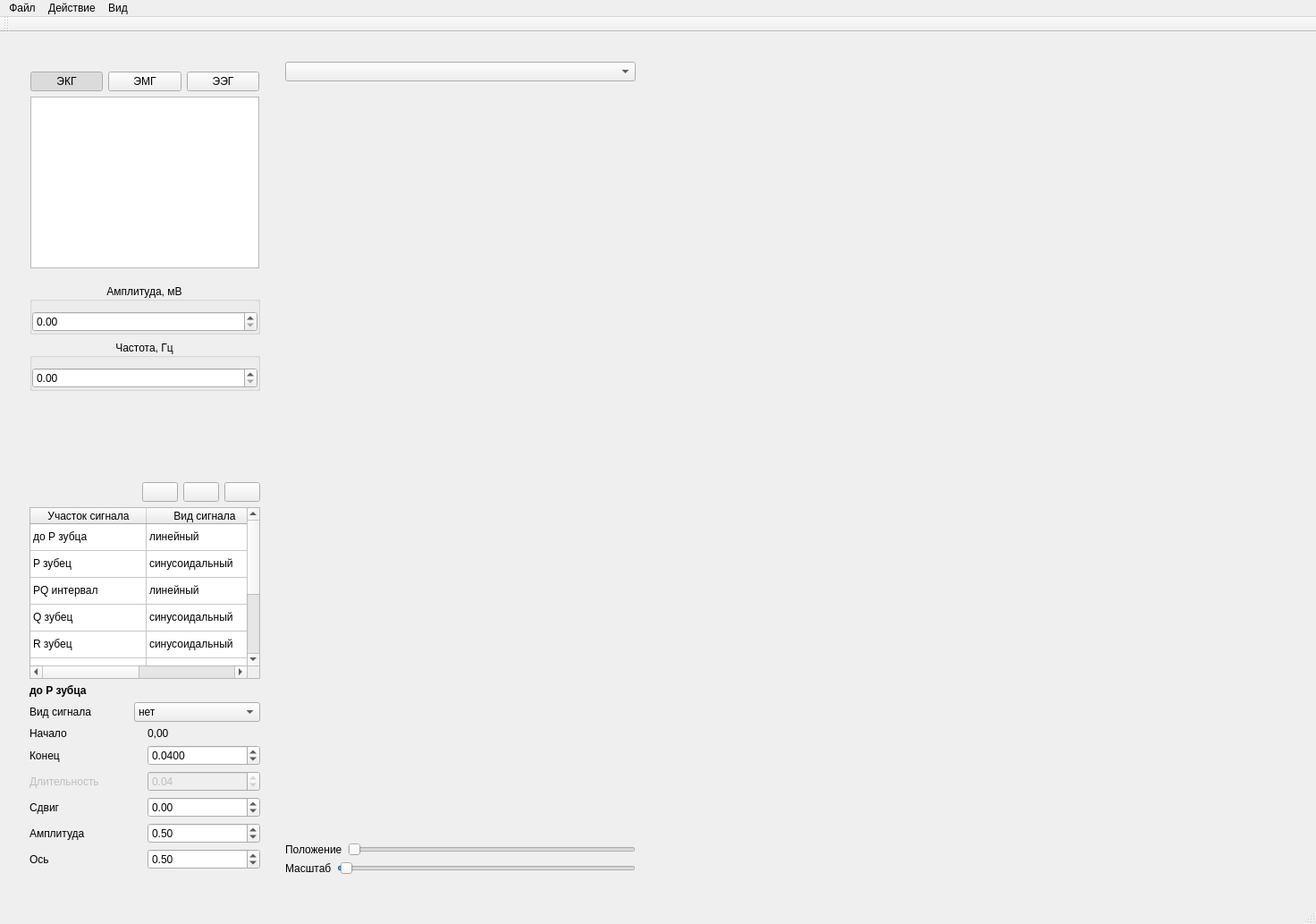
<?xml version="1.0" encoding="UTF-8"?>
<ui version="4.0">
 <class>Simulator</class>
 <widget class="QMainWindow" name="Simulator">
  <property name="geometry">
   <rect>
    <x>0</x>
    <y>0</y>
    <width>1472</width>
    <height>1033</height>
   </rect>
  </property>
  <property name="sizePolicy">
   <sizepolicy hsizetype="MinimumExpanding" vsizetype="MinimumExpanding">
    <horstretch>0</horstretch>
    <verstretch>0</verstretch>
   </sizepolicy>
  </property>
  <property name="minimumSize">
   <size>
    <width>0</width>
    <height>0</height>
   </size>
  </property>
  <property name="windowTitle">
   <string>Simulator</string>
  </property>
  <property name="windowIcon">
   <iconset resource="../img/application.qrc">
    <normaloff>:/graph.png</normaloff>:/graph.png</iconset>
  </property>
  <widget class="QWidget" name="centralWidget">
   <layout class="QHBoxLayout" name="horizontalLayout_12">
    <property name="sizeConstraint">
     <enum>QLayout::SetMaximumSize</enum>
    </property>
    <item>
     <widget class="QWidget" name="m_widget_play" native="true">
      <property name="minimumSize">
       <size>
        <width>300</width>
        <height>0</height>
       </size>
      </property>
      <layout class="QHBoxLayout" name="horizontalLayout_14">
       <item>
        <widget class="QWidget" name="widget_gen" native="true">
         <property name="sizePolicy">
          <sizepolicy hsizetype="Fixed" vsizetype="Preferred">
           <horstretch>0</horstretch>
           <verstretch>0</verstretch>
          </sizepolicy>
         </property>
         <layout class="QVBoxLayout" name="verticalLayout_2">
          <item>
           <widget class="QWidget" name="widget" native="true">
            <layout class="QVBoxLayout" name="verticalLayout_5">
             <property name="leftMargin">
              <number>1</number>
             </property>
             <property name="rightMargin">
              <number>1</number>
             </property>
             <item>
              <layout class="QHBoxLayout" name="horizontalLayout_4">
               <item>
                <widget class="QPushButton" name="m_pushButton_ecg">
                 <property name="text">
                  <string>ЭКГ</string>
                 </property>
                 <property name="checkable">
                  <bool>true</bool>
                 </property>
                 <property name="checked">
                  <bool>true</bool>
                 </property>
                </widget>
               </item>
               <item>
                <widget class="QPushButton" name="m_pushButton_emg">
                 <property name="text">
                  <string>ЭМГ</string>
                 </property>
                 <property name="checkable">
                  <bool>true</bool>
                 </property>
                </widget>
               </item>
               <item>
                <widget class="QPushButton" name="m_pushButton_eeg">
                 <property name="text">
                  <string>ЭЭГ</string>
                 </property>
                 <property name="checkable">
                  <bool>true</bool>
                 </property>
                </widget>
               </item>
              </layout>
             </item>
             <item>
              <widget class="QListView" name="m_listView_diogram"/>
             </item>
            </layout>
           </widget>
          </item>
          <item>
           <widget class="QWidget" name="widget_sig" native="true">
            <layout class="QVBoxLayout" name="verticalLayout_3">
             <property name="leftMargin">
              <number>0</number>
             </property>
             <property name="topMargin">
              <number>0</number>
             </property>
             <property name="rightMargin">
              <number>0</number>
             </property>
             <property name="bottomMargin">
              <number>0</number>
             </property>
             <item>
              <layout class="QVBoxLayout" name="verticalLayout_4">
               <item>
                <widget class="QGroupBox" name="gb_sig_amp">
                 <property name="title">
                  <string>Амплитуда, мВ</string>
                 </property>
                 <property name="alignment">
                  <set>Qt::AlignCenter</set>
                 </property>
                 <layout class="QGridLayout" name="gridLayout_2">
                  <property name="leftMargin">
                   <number>0</number>
                  </property>
                  <property name="rightMargin">
                   <number>0</number>
                  </property>
                  <property name="bottomMargin">
                   <number>0</number>
                  </property>
                  <item row="0" column="0">
                   <widget class="QDoubleSpinBox" name="dsb_sig_amp">
                    <property name="singleStep">
                     <double>0.010000000000000</double>
                    </property>
                   </widget>
                  </item>
                 </layout>
                </widget>
               </item>
               <item>
                <widget class="QGroupBox" name="gb_sig_frec">
                 <property name="title">
                  <string>Частота, Гц</string>
                 </property>
                 <property name="alignment">
                  <set>Qt::AlignCenter</set>
                 </property>
                 <layout class="QGridLayout" name="gridLayout">
                  <property name="leftMargin">
                   <number>0</number>
                  </property>
                  <property name="rightMargin">
                   <number>0</number>
                  </property>
                  <property name="bottomMargin">
                   <number>0</number>
                  </property>
                  <item row="0" column="0">
                   <widget class="QDoubleSpinBox" name="dsb_sig_frec">
                    <property name="singleStep">
                     <double>0.010000000000000</double>
                    </property>
                   </widget>
                  </item>
                 </layout>
                </widget>
               </item>
              </layout>
             </item>
             <item>
              <spacer name="verticalSpacer_2">
               <property name="orientation">
                <enum>Qt::Vertical</enum>
               </property>
               <property name="sizeHint" stdset="0">
                <size>
                 <width>20</width>
                 <height>40</height>
                </size>
               </property>
              </spacer>
             </item>
            </layout>
           </widget>
          </item>
          <item>
           <widget class="QWidget" name="widget_pqrst" native="true">
            <layout class="QGridLayout" name="gridLayout_5">
             <property name="leftMargin">
              <number>0</number>
             </property>
             <property name="topMargin">
              <number>0</number>
             </property>
             <property name="rightMargin">
              <number>0</number>
             </property>
             <property name="bottomMargin">
              <number>0</number>
             </property>
             <item row="2" column="0">
              <widget class="QTableWidget" name="tableWidget">
               <property name="selectionMode">
                <enum>QAbstractItemView::SingleSelection</enum>
               </property>
               <property name="selectionBehavior">
                <enum>QAbstractItemView::SelectRows</enum>
               </property>
               <attribute name="horizontalHeaderDefaultSectionSize">
                <number>130</number>
               </attribute>
               <attribute name="horizontalHeaderStretchLastSection">
                <bool>true</bool>
               </attribute>
               <attribute name="verticalHeaderVisible">
                <bool>false</bool>
               </attribute>
               <row>
                <property name="text">
                 <string>1</string>
                </property>
               </row>
               <row>
                <property name="text">
                 <string>Новая строка</string>
                </property>
               </row>
               <row>
                <property name="text">
                 <string>2</string>
                </property>
               </row>
               <row>
                <property name="text">
                 <string>3</string>
                </property>
               </row>
               <row>
                <property name="text">
                 <string>4</string>
                </property>
               </row>
               <row>
                <property name="text">
                 <string>5</string>
                </property>
               </row>
               <row>
                <property name="text">
                 <string>6</string>
                </property>
               </row>
               <row>
                <property name="text">
                 <string>7</string>
                </property>
               </row>
               <row>
                <property name="text">
                 <string>8</string>
                </property>
               </row>
               <column>
                <property name="text">
                 <string>Участок сигнала</string>
                </property>
               </column>
               <column>
                <property name="text">
                 <string>Вид сигнала</string>
                </property>
               </column>
               <item row="0" column="0">
                <property name="text">
                 <string>до Р зубца</string>
                </property>
               </item>
               <item row="0" column="1">
                <property name="text">
                 <string>линейный</string>
                </property>
               </item>
               <item row="1" column="0">
                <property name="text">
                 <string>P зубец</string>
                </property>
               </item>
               <item row="1" column="1">
                <property name="text">
                 <string>синусоидальный</string>
                </property>
               </item>
               <item row="2" column="0">
                <property name="text">
                 <string>PQ интервал</string>
                </property>
               </item>
               <item row="2" column="1">
                <property name="text">
                 <string>линейный</string>
                </property>
               </item>
               <item row="3" column="0">
                <property name="text">
                 <string>Q зубец</string>
                </property>
               </item>
               <item row="3" column="1">
                <property name="text">
                 <string>синусоидальный</string>
                </property>
               </item>
               <item row="4" column="0">
                <property name="text">
                 <string>R зубец</string>
                </property>
               </item>
               <item row="4" column="1">
                <property name="text">
                 <string>синусоидальный</string>
                </property>
               </item>
               <item row="5" column="0">
                <property name="text">
                 <string>S зубец</string>
                </property>
               </item>
               <item row="5" column="1">
                <property name="text">
                 <string>синусоидальный</string>
                </property>
               </item>
               <item row="6" column="0">
                <property name="text">
                 <string>ST интервал</string>
                </property>
               </item>
               <item row="6" column="1">
                <property name="text">
                 <string>линейный</string>
                </property>
               </item>
               <item row="7" column="0">
                <property name="text">
                 <string>T зубец</string>
                </property>
               </item>
               <item row="7" column="1">
                <property name="text">
                 <string>синусоидальный</string>
                </property>
               </item>
               <item row="8" column="0">
                <property name="text">
                 <string>после T зубца</string>
                </property>
               </item>
               <item row="8" column="1">
                <property name="text">
                 <string>линейный</string>
                </property>
               </item>
              </widget>
             </item>
             <item row="3" column="0">
              <widget class="QWidget" name="widget_edit_row" native="true">
               <layout class="QGridLayout" name="gridLayout_4">
                <property name="leftMargin">
                 <number>0</number>
                </property>
                <property name="topMargin">
                 <number>0</number>
                </property>
                <property name="rightMargin">
                 <number>0</number>
                </property>
                <property name="bottomMargin">
                 <number>0</number>
                </property>
                <item row="3" column="0">
                 <layout class="QHBoxLayout" name="horizontalLayout_5">
                  <item>
                   <widget class="QLabel" name="label_begin">
                    <property name="text">
                     <string>Начало</string>
                    </property>
                   </widget>
                  </item>
                  <item>
                   <widget class="QLabel" name="label_begin_val">
                    <property name="text">
                     <string>0,00</string>
                    </property>
                   </widget>
                  </item>
                 </layout>
                </item>
                <item row="5" column="0">
                 <layout class="QHBoxLayout" name="horizontalLayout_7">
                  <item>
                   <widget class="QLabel" name="label_dur">
                    <property name="enabled">
                     <bool>false</bool>
                    </property>
                    <property name="text">
                     <string>Длительность</string>
                    </property>
                   </widget>
                  </item>
                  <item>
                   <widget class="QDoubleSpinBox" name="dsb_dur">
                    <property name="enabled">
                     <bool>false</bool>
                    </property>
                    <property name="minimum">
                     <double>0.010000000000000</double>
                    </property>
                    <property name="singleStep">
                     <double>0.010000000000000</double>
                    </property>
                    <property name="value">
                     <double>0.040000000000000</double>
                    </property>
                   </widget>
                  </item>
                 </layout>
                </item>
                <item row="4" column="0">
                 <layout class="QHBoxLayout" name="horizontalLayout_6">
                  <item>
                   <widget class="QLabel" name="label_end">
                    <property name="text">
                     <string>Конец</string>
                    </property>
                   </widget>
                  </item>
                  <item>
                   <widget class="QDoubleSpinBox" name="dsb_end">
                    <property name="decimals">
                     <number>4</number>
                    </property>
                    <property name="minimum">
                     <double>0.000000000000000</double>
                    </property>
                    <property name="singleStep">
                     <double>0.000100000000000</double>
                    </property>
                    <property name="value">
                     <double>0.040000000000000</double>
                    </property>
                   </widget>
                  </item>
                 </layout>
                </item>
                <item row="7" column="0">
                 <layout class="QHBoxLayout" name="horizontalLayout_8">
                  <item>
                   <widget class="QLabel" name="label_amp">
                    <property name="text">
                     <string>Амплитуда</string>
                    </property>
                   </widget>
                  </item>
                  <item>
                   <widget class="QDoubleSpinBox" name="dsb_amp">
                    <property name="minimum">
                     <double>-1000.000000000000000</double>
                    </property>
                    <property name="maximum">
                     <double>1000.000000000000000</double>
                    </property>
                    <property name="singleStep">
                     <double>0.010000000000000</double>
                    </property>
                    <property name="value">
                     <double>0.500000000000000</double>
                    </property>
                   </widget>
                  </item>
                 </layout>
                </item>
                <item row="6" column="0">
                 <layout class="QHBoxLayout" name="horizontalLayout_10">
                  <item>
                   <widget class="QLabel" name="label_time_shift">
                    <property name="text">
                     <string>Сдвиг</string>
                    </property>
                   </widget>
                  </item>
                  <item>
                   <widget class="QDoubleSpinBox" name="dsb_time_shift">
                    <property name="minimum">
                     <double>-100.000000000000000</double>
                    </property>
                    <property name="maximum">
                     <double>100.000000000000000</double>
                    </property>
                    <property name="singleStep">
                     <double>0.010000000000000</double>
                    </property>
                   </widget>
                  </item>
                 </layout>
                </item>
                <item row="1" column="0">
                 <widget class="QLabel" name="label_uch">
                  <property name="font">
                   <font>
                    <weight>75</weight>
                    <bold>true</bold>
                   </font>
                  </property>
                  <property name="text">
                   <string>до Р зубца</string>
                  </property>
                 </widget>
                </item>
                <item row="8" column="0">
                 <layout class="QHBoxLayout" name="horizontalLayout_9">
                  <item>
                   <widget class="QLabel" name="label_amp_shift">
                    <property name="text">
                     <string>Ось</string>
                    </property>
                   </widget>
                  </item>
                  <item>
                   <widget class="QDoubleSpinBox" name="dsb_amp_shift">
                    <property name="minimum">
                     <double>-1000.000000000000000</double>
                    </property>
                    <property name="maximum">
                     <double>100.000000000000000</double>
                    </property>
                    <property name="singleStep">
                     <double>0.010000000000000</double>
                    </property>
                    <property name="value">
                     <double>0.500000000000000</double>
                    </property>
                   </widget>
                  </item>
                 </layout>
                </item>
                <item row="2" column="0">
                 <layout class="QHBoxLayout" name="horizontalLayout">
                  <item>
                   <widget class="QLabel" name="label_vid_uch">
                    <property name="text">
                     <string>Вид сигнала</string>
                    </property>
                   </widget>
                  </item>
                  <item>
                   <widget class="QComboBox" name="cb_pqrst">
                    <property name="currentIndex">
                     <number>0</number>
                    </property>
                    <item>
                     <property name="text">
                      <string>нет</string>
                     </property>
                    </item>
                    <item>
                     <property name="text">
                      <string>синусоидальный</string>
                     </property>
                    </item>
                    <item>
                     <property name="text">
                      <string>косинусквадратный</string>
                     </property>
                    </item>
                    <item>
                     <property name="text">
                      <string>колоколообразный</string>
                     </property>
                    </item>
                    <item>
                     <property name="text">
                      <string>линейный</string>
                     </property>
                    </item>
                    <item>
                     <property name="text">
                      <string>точка</string>
                     </property>
                    </item>
                    <item>
                     <property name="text">
                      <string>линия</string>
                     </property>
                    </item>
                   </widget>
                  </item>
                 </layout>
                </item>
                <item row="9" column="0">
                 <spacer name="verticalSpacer">
                  <property name="orientation">
                   <enum>Qt::Vertical</enum>
                  </property>
                  <property name="sizeHint" stdset="0">
                   <size>
                    <width>20</width>
                    <height>6</height>
                   </size>
                  </property>
                 </spacer>
                </item>
               </layout>
              </widget>
             </item>
             <item row="1" column="0">
              <layout class="QHBoxLayout" name="horizontalLayout_20">
               <item>
                <spacer name="horizontalSpacer">
                 <property name="orientation">
                  <enum>Qt::Horizontal</enum>
                 </property>
                 <property name="sizeHint" stdset="0">
                  <size>
                   <width>40</width>
                   <height>20</height>
                  </size>
                 </property>
                </spacer>
               </item>
               <item>
                <widget class="QPushButton" name="pb_add">
                 <property name="sizePolicy">
                  <sizepolicy hsizetype="Fixed" vsizetype="Fixed">
                   <horstretch>0</horstretch>
                   <verstretch>0</verstretch>
                  </sizepolicy>
                 </property>
                 <property name="icon">
                  <iconset resource="../img/application.qrc">
                   <normaloff>:/add.png</normaloff>:/add.png</iconset>
                 </property>
                </widget>
               </item>
               <item>
                <widget class="QPushButton" name="pb_del">
                 <property name="sizePolicy">
                  <sizepolicy hsizetype="Fixed" vsizetype="Fixed">
                   <horstretch>0</horstretch>
                   <verstretch>0</verstretch>
                  </sizepolicy>
                 </property>
                 <property name="icon">
                  <iconset resource="../img/application.qrc">
                   <normaloff>:/remove.png</normaloff>:/remove.png</iconset>
                 </property>
                </widget>
               </item>
               <item>
                <widget class="QPushButton" name="pb_edit">
                 <property name="sizePolicy">
                  <sizepolicy hsizetype="Fixed" vsizetype="Fixed">
                   <horstretch>0</horstretch>
                   <verstretch>0</verstretch>
                  </sizepolicy>
                 </property>
                 <property name="icon">
                  <iconset resource="../img/application.qrc">
                   <normaloff>:/edit.png</normaloff>:/edit.png</iconset>
                 </property>
                 <property name="checkable">
                  <bool>true</bool>
                 </property>
                </widget>
               </item>
              </layout>
             </item>
            </layout>
           </widget>
          </item>
         </layout>
        </widget>
       </item>
       <item>
        <widget class="QWidget" name="w1" native="true">
         <layout class="QVBoxLayout" name="verticalLayout" stretch="0,1,0,0">
          <item>
           <widget class="QComboBox" name="cbNameSig"/>
          </item>
          <item>
           <widget class="QCustomPlot" name="plot" native="true">
            <property name="font">
             <font>
              <weight>75</weight>
              <bold>true</bold>
             </font>
            </property>
           </widget>
          </item>
          <item>
           <layout class="QHBoxLayout" name="horizontalLayout_3">
            <item>
             <widget class="QLabel" name="label_sliderX0">
              <property name="text">
               <string>Положение</string>
              </property>
             </widget>
            </item>
            <item>
             <widget class="QSlider" name="sliderX0">
              <property name="maximum">
               <number>999</number>
              </property>
              <property name="orientation">
               <enum>Qt::Horizontal</enum>
              </property>
             </widget>
            </item>
           </layout>
          </item>
          <item>
           <layout class="QHBoxLayout" name="horizontalLayout_2">
            <item>
             <widget class="QLabel" name="label_sliderX">
              <property name="text">
               <string>Масштаб</string>
              </property>
             </widget>
            </item>
            <item>
             <widget class="QSlider" name="sliderX">
              <property name="minimum">
               <number>1</number>
              </property>
              <property name="maximum">
               <number>999</number>
              </property>
              <property name="value">
               <number>10</number>
              </property>
              <property name="orientation">
               <enum>Qt::Horizontal</enum>
              </property>
             </widget>
            </item>
           </layout>
          </item>
         </layout>
        </widget>
       </item>
      </layout>
     </widget>
    </item>
    <item>
     <widget class="QStackedWidget" name="m_stackedWidget">
      <property name="sizePolicy">
       <sizepolicy hsizetype="Expanding" vsizetype="Expanding">
        <horstretch>0</horstretch>
        <verstretch>0</verstretch>
       </sizepolicy>
      </property>
      <property name="minimumSize">
       <size>
        <width>0</width>
        <height>0</height>
       </size>
      </property>
     </widget>
    </item>
   </layout>
  </widget>
  <widget class="QMenuBar" name="menuBar">
   <property name="geometry">
    <rect>
     <x>0</x>
     <y>0</y>
     <width>1472</width>
     <height>22</height>
    </rect>
   </property>
   <widget class="QMenu" name="menu_file">
    <property name="title">
     <string>Файл</string>
    </property>
    <addaction name="action_open"/>
    <addaction name="separator"/>
    <addaction name="action_exit"/>
   </widget>
   <widget class="QMenu" name="menu_action">
    <property name="title">
     <string>Действие</string>
    </property>
    <addaction name="action_playback"/>
    <addaction name="action_training"/>
    <addaction name="action_control"/>
   </widget>
   <widget class="QMenu" name="menu_view">
    <property name="title">
     <string>Вид</string>
    </property>
    <addaction name="action_view_gen"/>
    <addaction name="action_view_play"/>
   </widget>
   <addaction name="menu_file"/>
   <addaction name="menu_action"/>
   <addaction name="menu_view"/>
  </widget>
  <widget class="QToolBar" name="mainToolBar">
   <attribute name="toolBarArea">
    <enum>TopToolBarArea</enum>
   </attribute>
   <attribute name="toolBarBreak">
    <bool>false</bool>
   </attribute>
  </widget>
  <widget class="QStatusBar" name="statusBar"/>
  <action name="action_open">
   <property name="icon">
    <iconset resource="../img/application.qrc">
     <normaloff>:/open.png</normaloff>:/open.png</iconset>
   </property>
   <property name="text">
    <string>Открыть</string>
   </property>
   <property name="iconVisibleInMenu">
    <bool>true</bool>
   </property>
  </action>
  <action name="action_save">
   <property name="icon">
    <iconset resource="../img/application.qrc">
     <normaloff>:/save.png</normaloff>:/save.png</iconset>
   </property>
   <property name="text">
    <string>Сохранить</string>
   </property>
   <property name="iconVisibleInMenu">
    <bool>true</bool>
   </property>
  </action>
  <action name="action_exit">
   <property name="icon">
    <iconset resource="../img/application.qrc">
     <normaloff>:/exit.png</normaloff>:/exit.png</iconset>
   </property>
   <property name="text">
    <string>Выход</string>
   </property>
   <property name="iconVisibleInMenu">
    <bool>true</bool>
   </property>
  </action>
  <action name="action_start">
   <property name="checkable">
    <bool>true</bool>
   </property>
   <property name="icon">
    <iconset resource="../img/application.qrc">
     <normaloff>:/start.png</normaloff>:/start.png</iconset>
   </property>
   <property name="text">
    <string>Воспроизведение</string>
   </property>
   <property name="iconVisibleInMenu">
    <bool>true</bool>
   </property>
  </action>
  <action name="action_rec">
   <property name="checkable">
    <bool>true</bool>
   </property>
   <property name="icon">
    <iconset resource="../img/application.qrc">
     <normaloff>:/record.png</normaloff>:/record.png</iconset>
   </property>
   <property name="text">
    <string>Записать</string>
   </property>
   <property name="iconVisibleInMenu">
    <bool>true</bool>
   </property>
  </action>
  <action name="action_view_gen">
   <property name="checkable">
    <bool>true</bool>
   </property>
   <property name="checked">
    <bool>true</bool>
   </property>
   <property name="icon">
    <iconset resource="../img/application.qrc">
     <normaloff>:/lines.png</normaloff>:/lines.png</iconset>
   </property>
   <property name="text">
    <string>Генерирование</string>
   </property>
   <property name="toolTip">
    <string>Генерирование</string>
   </property>
   <property name="iconVisibleInMenu">
    <bool>true</bool>
   </property>
  </action>
  <action name="action_view_play">
   <property name="checkable">
    <bool>true</bool>
   </property>
   <property name="icon">
    <iconset resource="../img/application.qrc">
     <normaloff>:/play.png</normaloff>:/play.png</iconset>
   </property>
   <property name="text">
    <string>Воспроизведение</string>
   </property>
   <property name="iconVisibleInMenu">
    <bool>true</bool>
   </property>
  </action>
  <action name="action_training">
   <property name="checkable">
    <bool>true</bool>
   </property>
   <property name="checked">
    <bool>false</bool>
   </property>
   <property name="text">
    <string>Обучение</string>
   </property>
  </action>
  <action name="action_playback">
   <property name="checkable">
    <bool>true</bool>
   </property>
   <property name="checked">
    <bool>true</bool>
   </property>
   <property name="text">
    <string>Воспроизведение</string>
   </property>
  </action>
  <action name="action_control">
   <property name="checkable">
    <bool>true</bool>
   </property>
   <property name="text">
    <string>Контроль</string>
   </property>
  </action>
 </widget>
 <layoutdefault spacing="6" margin="11"/>
 <customwidgets>
  <customwidget>
   <class>QCustomPlot</class>
   <extends>QWidget</extends>
   <header location="global">../src/Utilities/qcustomplot.h</header>
   <container>1</container>
  </customwidget>
 </customwidgets>
 <resources>
  <include location="../img/application.qrc"/>
 </resources>
 <connections>
  <connection>
   <sender>action_exit</sender>
   <signal>triggered()</signal>
   <receiver>Simulator</receiver>
   <slot>close()</slot>
   <hints>
    <hint type="sourcelabel">
     <x>-1</x>
     <y>-1</y>
    </hint>
    <hint type="destinationlabel">
     <x>438</x>
     <y>264</y>
    </hint>
   </hints>
  </connection>
 </connections>
</ui>
